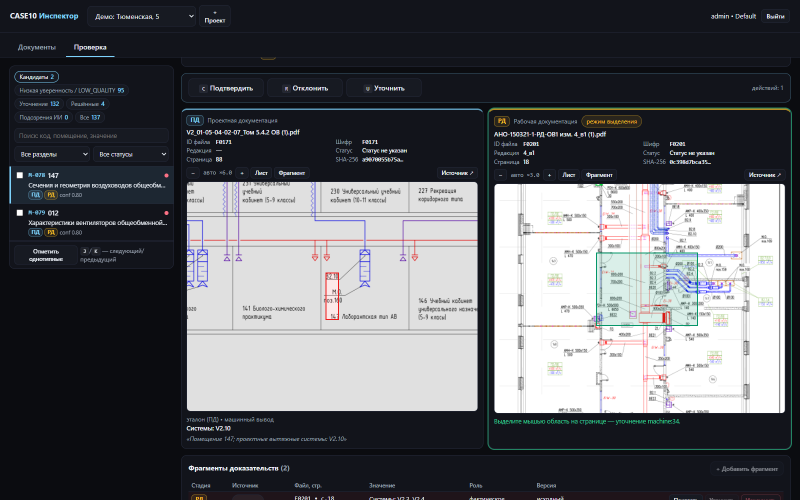
#> input picture evaluation/phase12/s5_screens/09_refine_draw_bbox.png, 1600 x 1000 px (shown at 1/2 size)
$ python -i cv_layout.py   (imports and definitions only)
#> lines starting #> are read from the running program, lines starting #| are printed output that depends on the picture; after the words box and inside, x2 and y2 are one past the last pixel; in counts of white or black regions, pixels touching at a corner belong together
#> further down, picture is the input picture: PIL image 1600x1000 RGB; mean R, G, B 90.5, 92.3, 96.8
from __future__ import annotations

import logging
from dataclasses import dataclass
from typing import List, Optional, Tuple

from PIL import Image  # type: ignore

logger = logging.getLogger(__name__)


@dataclass
class CVRegion:
    region_type: str
    bbox: List[int]  # [x0,y0,x1,y1] in px
    score: float = 0.0
    source: str = "opencv"


def _try_import_cv():
    try:
        import cv2  # type: ignore
        import numpy as np  # type: ignore
        return cv2, np
    except Exception:
        return None, None


def _clamp_bbox(b: List[int], w: int, h: int) -> List[int]:
    return [max(0, b[0]), max(0, b[1]), min(w, b[2]), min(h, b[3])]


def _bbox_area(b: List[int]) -> int:
    return max(0, b[2] - b[0]) * max(0, b[3] - b[1])


def _intersects(a: List[int], b: List[int]) -> bool:
    return not (a[2] <= b[0] or b[2] <= a[0] or a[3] <= b[1] or b[3] <= a[1])


# [10 lines left out: function _mask_regions, not called in this run]


def detect_tables_cv(
    img: Image.Image,
    *,
    exclude_bboxes: Optional[List[List[int]]] = None,
    max_tables: int = 12,
) -> List[CVRegion]:
    """
    Robust table detection on CAD sheets.

    Key idea: tables have *grid-like* structure:
      - strong horizontal AND vertical line evidence
      - many intersections (junctions)

    We use 2 kernel scales to handle both dense and sparse grids.
    We also apply strong sanity checks to avoid "whole page == table".
    """
#> called with max_tables = 12
    cv2, np = _try_import_cv()
    if cv2 is None:
        logger.warning("OpenCV not available; detect_tables_cv disabled.")
        return []

    w, h = img.size
#> w = 1600; h = 1000
    page_area = max(1, w * h)
#> page_area = 1600000

    gray = np.array(img.convert("L"))

    # mask excludes (title block etc.) to reduce false positives
    if exclude_bboxes:
        m = _mask_regions(gray.shape, exclude_bboxes)
        if m is not None:
            gray = gray.copy()
            gray[m == 255] = 255

    thr = cv2.adaptiveThreshold(
        gray, 255, cv2.ADAPTIVE_THRESH_GAUSSIAN_C, cv2.THRESH_BINARY_INV, 31, 7
    )
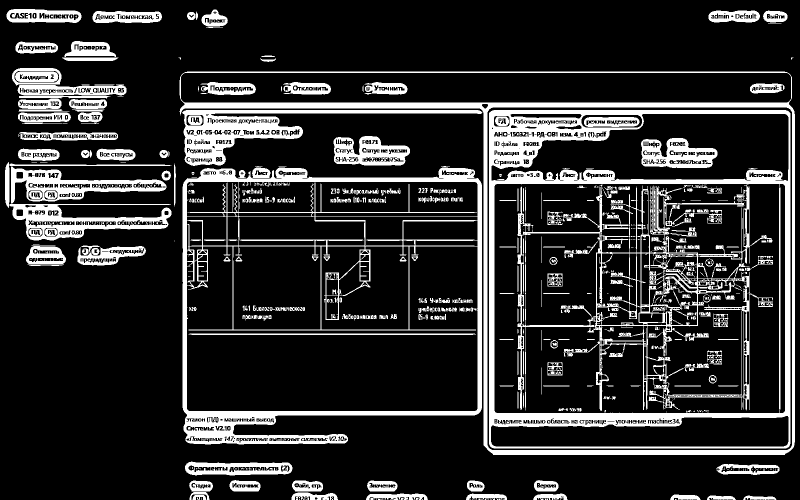
#> thr: shape (1000, 1600) (shown at 1/2 size); 17.8% white; 1136 white regions (773 under 20 px), largest, box (x1, y1, x2, y2) and area: (978, 220, 1581, 897) 51785, (365, 335, 964, 889) 42404, (359, 143, 1590, 910) 32774

    # Two scales: small & medium kernels
    def extract_lines(kernel_factor: int):
        hk_len = max(18, w // kernel_factor)
        vk_len = max(18, h // kernel_factor)
        hk = cv2.getStructuringElement(cv2.MORPH_RECT, (hk_len, 1))
        vk = cv2.getStructuringElement(cv2.MORPH_RECT, (1, vk_len))
        horiz = cv2.dilate(cv2.erode(thr, hk, 1), hk, 2)
        vert = cv2.dilate(cv2.erode(thr, vk, 1), vk, 2)
        inter = cv2.bitwise_and(horiz, vert)
        grid = cv2.bitwise_or(horiz, vert)
        return horiz, vert, inter, grid

    all_candidates: List[CVRegion] = []
    for kf in (55, 35):  # smaller kernel => more sensitive; medium => more stable
        horiz, vert, inter, grid = extract_lines(kf)
        grid = cv2.dilate(grid, cv2.getStructuringElement(cv2.MORPH_RECT, (3, 3)), 1)

        contours, _ = cv2.findContours(grid, cv2.RETR_EXTERNAL, cv2.CHAIN_APPROX_SIMPLE)
        for c in contours:
            x, y, bw, bh = cv2.boundingRect(c)
            if bw < w * 0.10 or bh < h * 0.05:
                continue
            area = bw * bh
            # reject huge regions early
            if area > page_area * 0.60:
                continue

            sub_h = horiz[y:y + bh, x:x + bw]
            sub_v = vert[y:y + bh, x:x + bw]
            sub_i = inter[y:y + bh, x:x + bw]

            h_cnt = cv2.countNonZero(sub_h)
            v_cnt = cv2.countNonZero(sub_v)
            i_cnt = cv2.countNonZero(sub_i)

            # normalize
            h_ratio = h_cnt / max(1, area)
            v_ratio = v_cnt / max(1, area)
            i_ratio = i_cnt / max(1, area)

            # Require both line directions (but relax slightly for dense sheets)
            if h_ratio < 0.0015 or v_ratio < 0.0015:
                continue
            # Require intersections (junction richness)
            if i_ratio < 0.00008:
                continue

            # Avoid the page border rectangle
            margin = int(min(w, h) * 0.012)
            if x <= margin and y <= margin and (x + bw) >= (w - margin) and (y + bh) >= (h - margin):
                continue

            # Penalize extremely elongated regions (often frames / separators)
            ar = (bw / max(1, bh)) if bh else 999.0
            if ar > 10.0 or ar < 0.10:
                continue

            score = (h_ratio + v_ratio) * 0.5 + min(0.02, i_ratio * 12.0)
            all_candidates.append(CVRegion(region_type="table", bbox=[x, y, x + bw, y + bh], score=score, source=f"opencv_k{kf}"))
#> this loop made 2 passes
#> pass 1, in extract_lines, `inter = cv2.bitwise_and(horiz, vert)`:
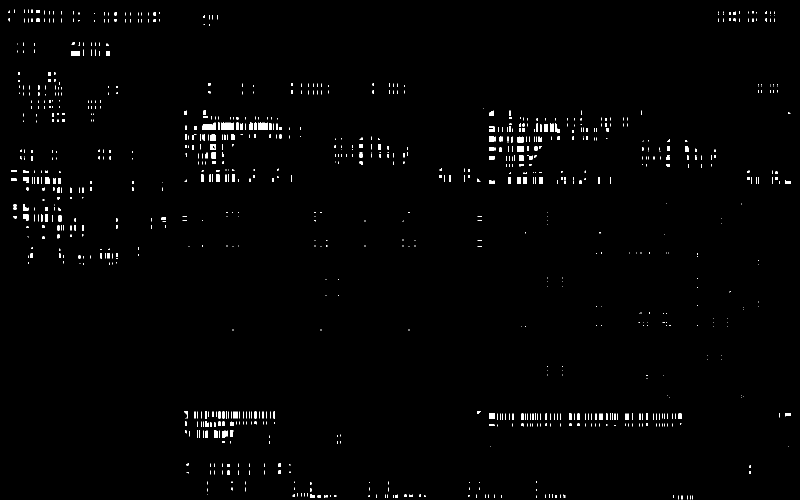
#> inter: shape (1000, 1600) (shown at 1/2 size); 1% white; 1041 white regions (799 under 20 px), largest, box (x1, y1, x2, y2) and area: (1035, 292, 1047, 304) 142, (978, 826, 989, 838) 132, (420, 269, 432, 280) 127
#> pass 1, in extract_lines, `grid = cv2.bitwise_or(horiz, vert)`:
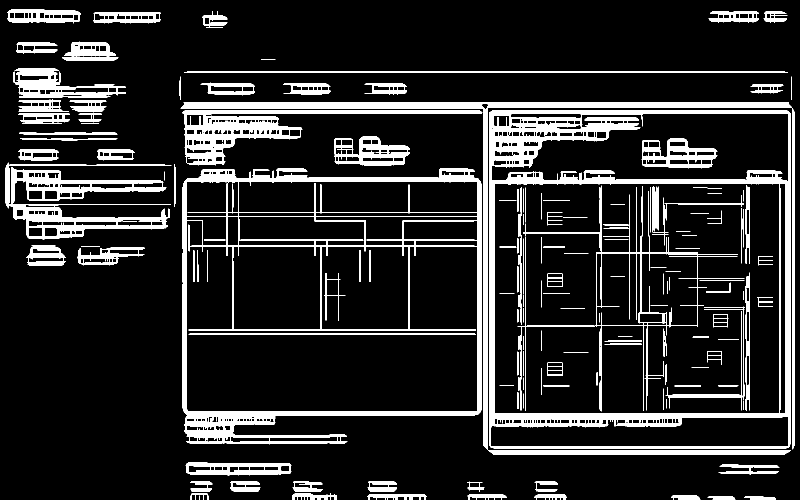
#> grid: shape (1000, 1600) (shown at 1/2 size); 14% white; 186 white regions (8 under 20 px), largest, box (x1, y1, x2, y2) and area: (978, 220, 1581, 897) 48335, (365, 336, 964, 889) 37700, (361, 205, 1584, 900) 18704
#> after the loop:
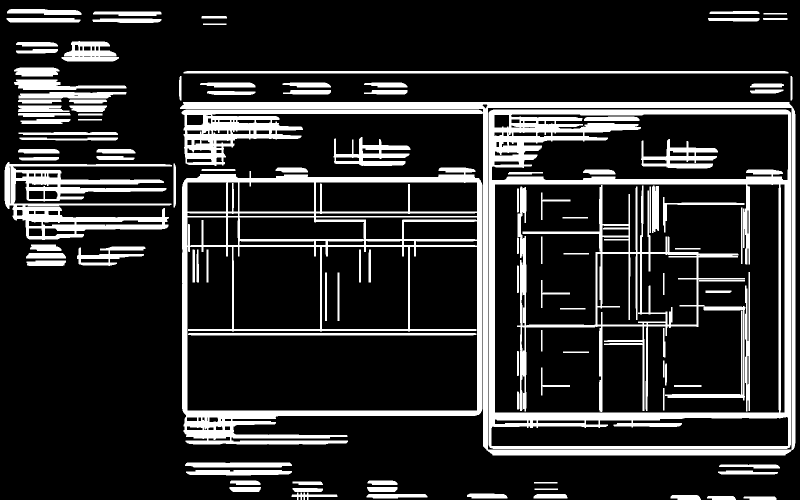
#> grid: shape (1000, 1600) (shown at 1/2 size); 17.9% white; 113 white regions, largest, box (x1, y1, x2, y2) and area: (977, 219, 1582, 898) 58871, (360, 204, 1591, 911) 51137, (364, 335, 965, 889) 50724
#> after the loop:
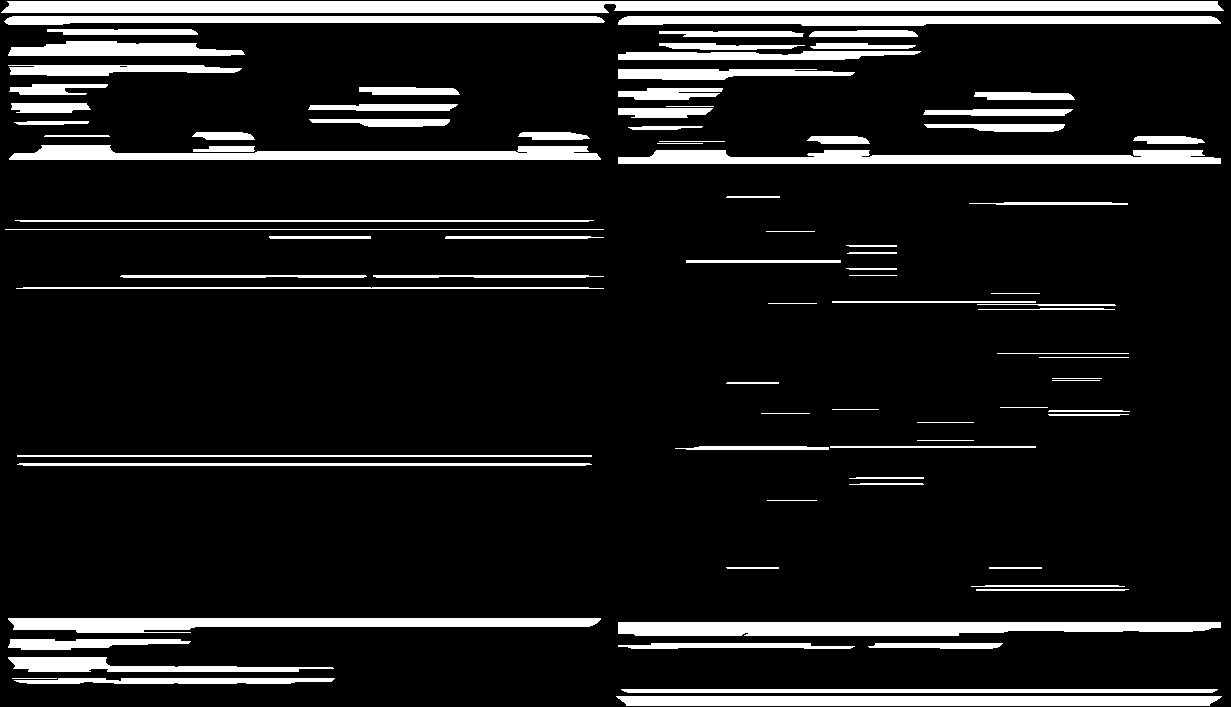
#> sub_h: shape (707, 1231); 11.5% white; 88 white regions, largest, box (x1, y1, x2, y2) and area: (1, 1, 1224, 13) 13275, (618, 622, 1221, 636) 7260, (618, 150, 1221, 164) 6089
#> after the loop:
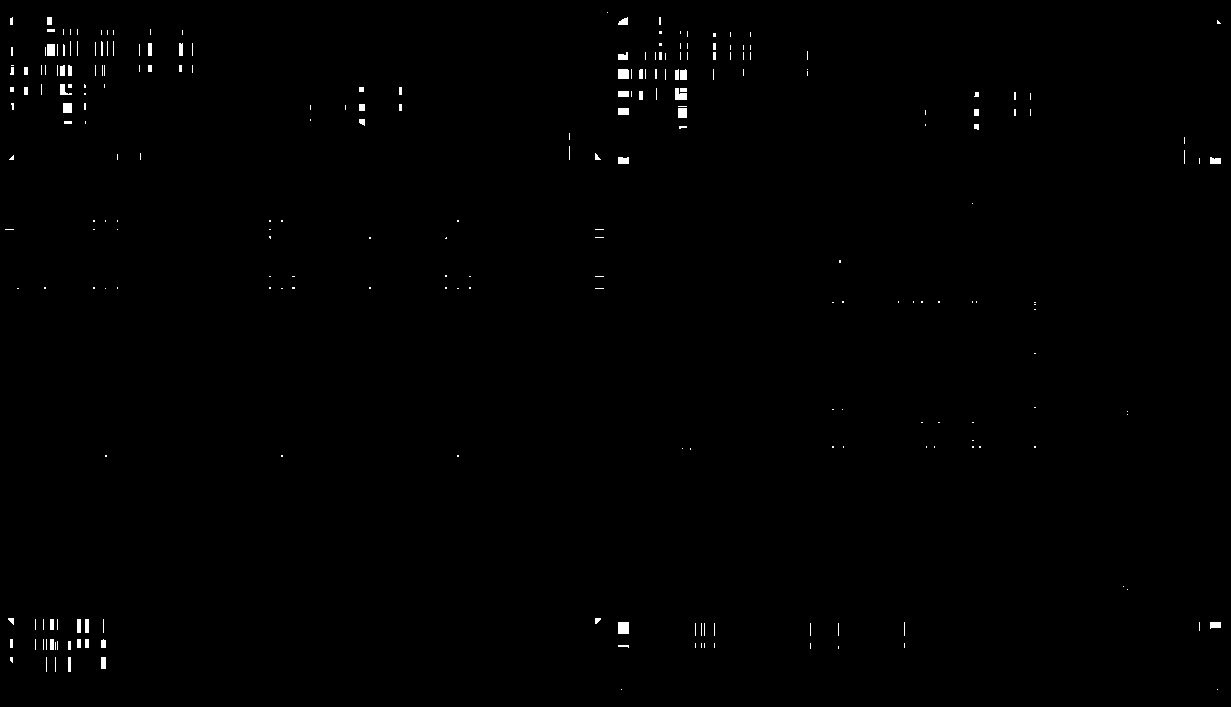
#> sub_i: shape (707, 1231); 0.46% white; 248 white regions (186 under 20 px), largest, box (x1, y1, x2, y2) and area: (618, 622, 629, 634) 132, (618, 69, 629, 79) 109, (675, 88, 687, 100) 103
#> after the loop:
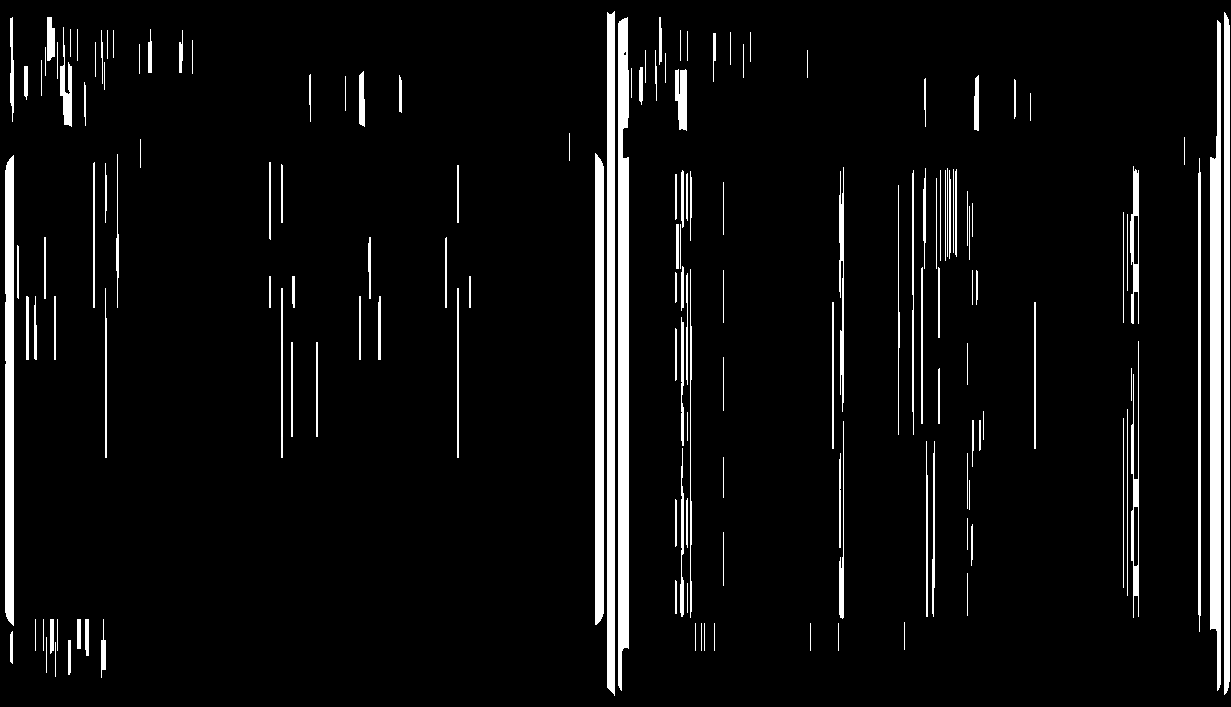
#> sub_v: shape (707, 1231); 6% white; 156 white regions, largest, box (x1, y1, x2, y2) and area: (618, 17, 629, 691) 6840, (1210, 20, 1221, 691) 5991, (607, 11, 615, 696) 5430
#> after the loop, all_candidates = 7 items

    # sort + NMS
    all_candidates.sort(key=lambda r: r.score, reverse=True)
    kept: List[CVRegion] = []
    for r in all_candidates:
        if len(kept) >= max_tables:
            break
        ra = _bbox_area(r.bbox)
        dup = False
        for k in kept:
            ix0 = max(r.bbox[0], k.bbox[0])
            iy0 = max(r.bbox[1], k.bbox[1])
            ix1 = min(r.bbox[2], k.bbox[2])
            iy1 = min(r.bbox[3], k.bbox[3])
            inter_a = max(0, ix1 - ix0) * max(0, iy1 - iy0)
            if inter_a / max(1, ra) > 0.70:
                dup = True
                break
        if not dup:
            kept.append(r)
#> this loop made 7 passes
#> ra on passes 1 to 7: 20203, 52260, 52260, 870317, 870317, 333555, 332954
#> after the loop, kept = 3 items

    return kept


# [286 lines left out: functions _ink_mask, _find_gutter_splits, detect_drawings_cv, table_grid_score, ink_density, split_drawing_grid_candidates, not called in this run]

>>> from PIL import Image
>>> picture = Image.open('../../evaluation/phase12/s5_screens/09_refine_draw_bbox.png')
>>> result = detect_tables_cv(picture)
#> result = 3 items
